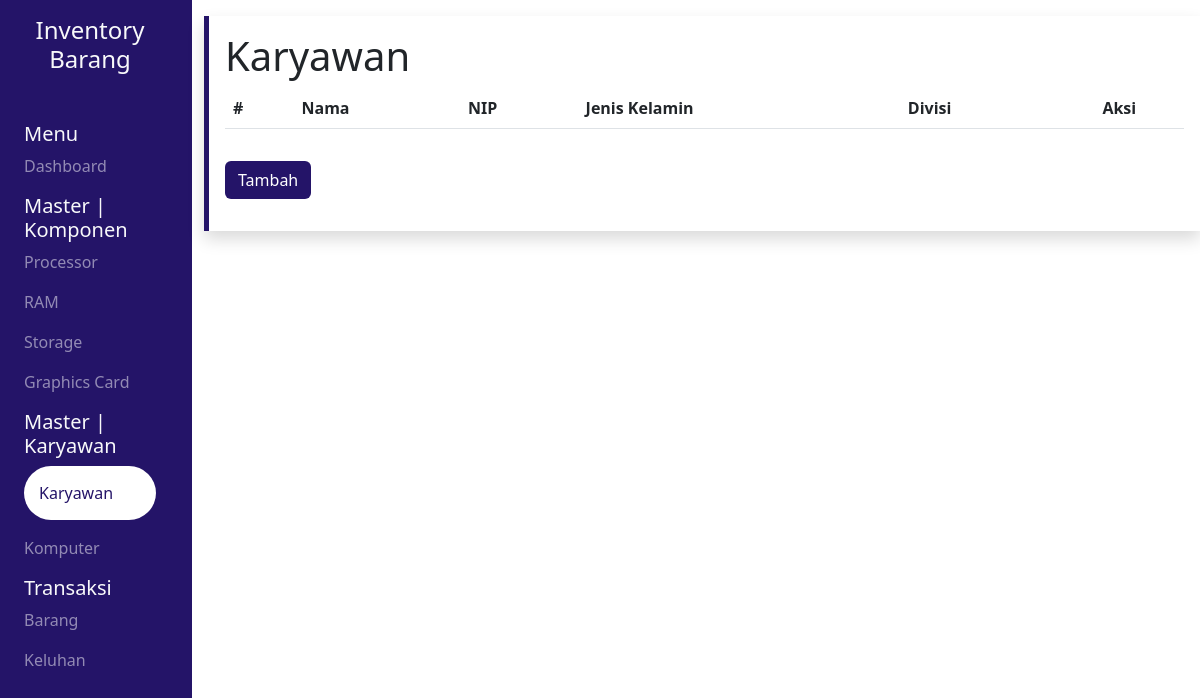
Before: /pages/karyawan/index.php with the older database file.
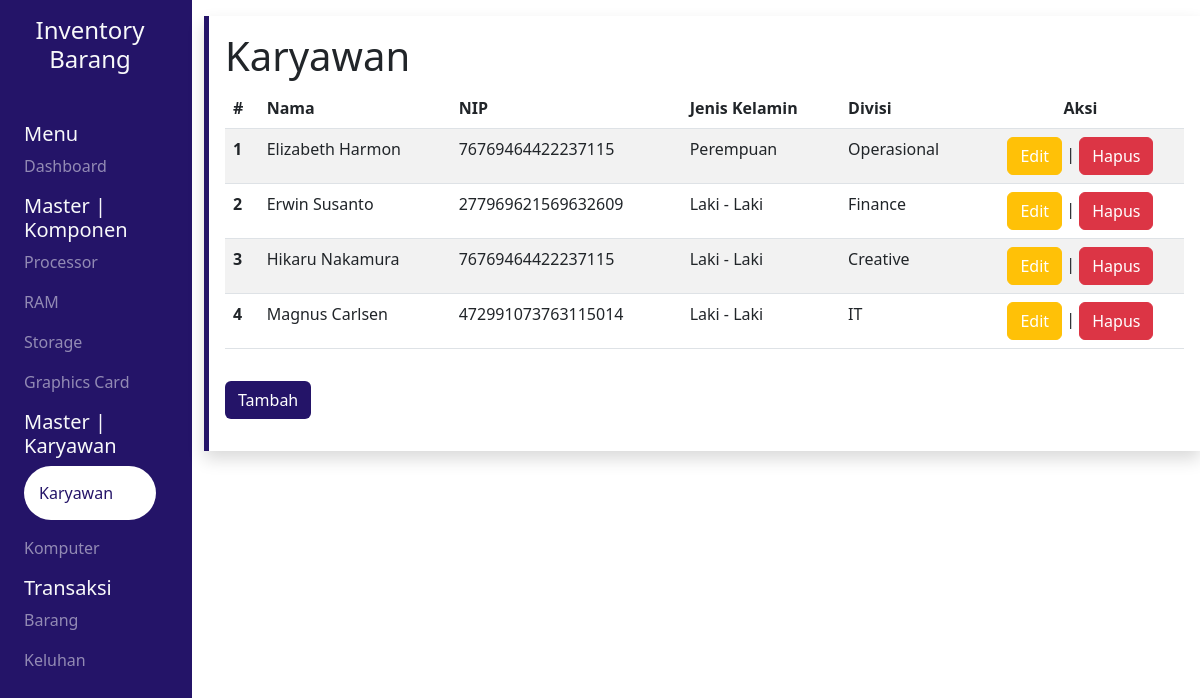
After: the same page with the newer database file.
### tables this page shows
CREATE TABLE `karyawan` (
  `id` int(11) NOT NULL,
  `nama` varchar(25) NOT NULL,
  `nip` bigint(18) NOT NULL,
  `jk` enum('Laki - Laki','Perempuan') NOT NULL,
  `divisi` varchar(25) NOT NULL
);

### pages/karyawan/index.php (the view, shortened to what this page needs)
<?php
include "../src/config/connect.php";
$row = mysqli_query($conn, "SELECT * FROM karyawan ORDER BY nama ASC");
?>
<!DOCTYPE html>
<html lang="en">
<head>
    <link rel="stylesheet" href="../src/css/global.css">
    <?php include '../src/library/bootstrap.php' ?>
    <?php include '../src/library/datatables.php' ?>
    <?php include '../src/library/sweetalert.php' ?>
</head>
<body>
    <div class="wrapper">
        <div class="row vh-100">
            <section class="col-md-2 sidebar text-light">
                <div class="text-center my-3 mb-5">
                    <h4>Inventory Barang</h4>
                </div>
                <div class="mx-4">
                    <h5>Menu</h5>
                    <a href="../dashboard/">
                        <p class="opacity">Dashboard</p>
                    </a>
                </div>
                <div class="mx-4">
                    <h5>Master | Komponen</h5>
                    <a href="../processor/">
                        <p class="opacity">Processor</p>
                    </a>
                    <a href="../ram/">
                        <p class="opacity">RAM</p>
                    </a>
                    <a href="../storage/">
                        <p class="opacity">Storage</p>
                    </a>
                    <a href="../vga/">
                        <p class="opacity">Graphics Card</p>
                    </a>
                </div>
                <div class="mx-4">
                    <h5>Master | Karyawan</h5>
                    <a href="../karyawan/">
                        <p class="opacity-100 aktif rounded-pill">Karyawan</p>
                    </a>
                    <a href="../komputer/">
                        <p class="opacity">Komputer</p>
                    </a>
                </div>
                <div class="mx-4">
                    <h5>Transaksi</h5>
                    <a href="../barang/">
                        <p class="opacity">Barang</p>
                    </a>
                    <a href="../keluhan/">
                        <p class="opacity">Keluhan</p>
                    </a>
                </div>
            </section>
            <section class="col-md-10 content">
                <div class="wrapper shadow p-3 my-3 left">
                    <h1>Karyawan</h1>
                    <table id="myTable" class="table table-striped display">
                        <thead>
                            <tr>
                                <th scope="col">#</th>
                                <th scope="col">Nama</th>
                                <th scope="col">NIP</th>
                                <th scope="col">Jenis Kelamin</th>
                                <th scope="col">Divisi</th>
                                <th scope="col" class="text-center">Aksi</th>
                            </tr>
                        </thead>
                        <tbody>
                            <?php $no = 1 ?>
                            <?php while ($result = mysqli_fetch_array($row)) : ?>
                                <tr>
                                    <th scope="row"><?= $no++ ?></th>
                                    <td><?= $result["nama"] ?></td>
                                    <td><?= $result["nip"] ?></td>
                                    <td><?= $result["jk"] ?></td>
                                    <td><?= $result["divisi"] ?></td>
                                    <td>
                                        <div class="text-center">
                                            <a href="update.php?id=<?= $result['id'] ?>" class="btn btn-warning">Edit</a> | <a href="delete.php?id=<?= $result['id'] ?>" id="btn-del" class="btn btn-danger">Hapus</a>
                                        </div>
                                    </td>
                                </tr>
                            <?php endwhile; ?>
                        </tbody>
                    </table>
                    <a href="add.php" class="btn ungu my-3">Tambah</a>
                </div>
            </section>
        </div>
    </div>
</body>
</html>

Changed rows visible on the page:
added karyawan: nama "Elizabeth Harmon", nip "76769464422237115", jk "Perempuan", divisi "Operasional"
added karyawan: nama "Erwin Susanto", nip "277969621569632609", jk "Laki - Laki", divisi "Finance"
added karyawan: nama "Hikaru Nakamura", nip "76769464422237115", jk "Laki - Laki", divisi "Creative"
added karyawan: nama "Magnus Carlsen", nip "472991073763115014", jk "Laki - Laki", divisi "IT"
